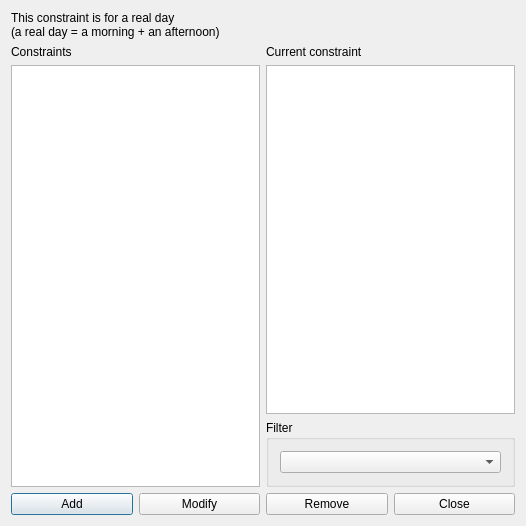
<?xml version="1.0" encoding="UTF-8"?>
<ui version="4.0">
 <class>ConstraintTeacherMinHoursDailyRealDaysForm_template</class>
 <widget class="QDialog" name="ConstraintTeacherMinHoursDailyRealDaysForm_template">
  <property name="geometry">
   <rect>
    <x>0</x>
    <y>0</y>
    <width>526</width>
    <height>526</height>
   </rect>
  </property>
  <property name="windowTitle">
   <string extracomment="This is the title of the dialog in which you see the list of all constraints of this type">Constraints teacher min hours daily for real days</string>
  </property>
  <layout class="QGridLayout" name="gridLayout_2">
   <item row="0" column="0" colspan="2">
    <widget class="QLabel" name="label">
     <property name="text">
      <string>This constraint is for a real day
(a real day = a morning + an afternoon)</string>
     </property>
    </widget>
   </item>
   <item row="1" column="0" rowspan="2">
    <layout class="QVBoxLayout" name="verticalLayout_2">
     <item>
      <widget class="QLabel" name="constraintsTextLabel">
       <property name="frameShape">
        <enum>QFrame::NoFrame</enum>
       </property>
       <property name="frameShadow">
        <enum>QFrame::Plain</enum>
       </property>
       <property name="text">
        <string>Constraints</string>
       </property>
       <property name="wordWrap">
        <bool>false</bool>
       </property>
      </widget>
     </item>
     <item>
      <widget class="QListWidget" name="constraintsListWidget"/>
     </item>
    </layout>
   </item>
   <item row="1" column="1">
    <layout class="QVBoxLayout" name="verticalLayout">
     <item>
      <widget class="QLabel" name="currentConstraintTextLabel">
       <property name="text">
        <string>Current constraint</string>
       </property>
       <property name="wordWrap">
        <bool>false</bool>
       </property>
      </widget>
     </item>
     <item>
      <widget class="QPlainTextEdit" name="currentConstraintTextEdit"/>
     </item>
    </layout>
   </item>
   <item row="2" column="1">
    <widget class="QGroupBox" name="filterGroupBox">
     <property name="title">
      <string>Filter</string>
     </property>
     <layout class="QGridLayout" name="gridLayout">
      <item row="0" column="0">
       <widget class="QComboBox" name="teachersComboBox"/>
      </item>
     </layout>
    </widget>
   </item>
   <item row="3" column="0" colspan="2">
    <layout class="QHBoxLayout" name="horizontalLayout">
     <item>
      <widget class="QPushButton" name="addConstraintPushButton">
       <property name="text">
        <string>Add</string>
       </property>
      </widget>
     </item>
     <item>
      <widget class="QPushButton" name="modifyConstraintPushButton">
       <property name="text">
        <string>Modify</string>
       </property>
      </widget>
     </item>
     <item>
      <widget class="QPushButton" name="removeConstraintPushButton">
       <property name="text">
        <string>Remove</string>
       </property>
      </widget>
     </item>
     <item>
      <widget class="QPushButton" name="closePushButton">
       <property name="text">
        <string>Close</string>
       </property>
      </widget>
     </item>
    </layout>
   </item>
  </layout>
 </widget>
 <layoutdefault spacing="6" margin="11"/>
 <resources/>
 <connections/>
</ui>
